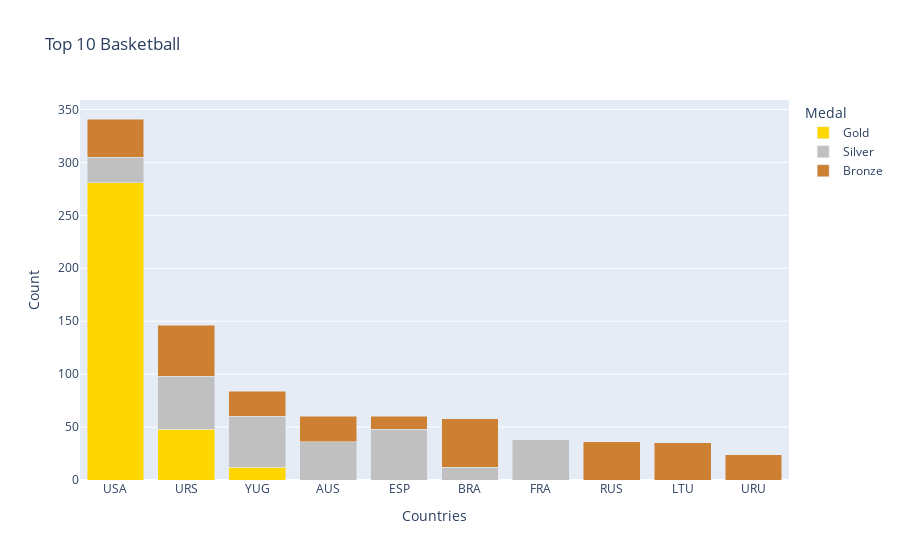

Notebook source saved alongside this figure:
### Code cell
plt_top_basket = px.bar(top_ten_basket, x="NOC", y=["Gold", "Silver", "Bronze"],
                        barmode="stack", 
                        title="Top 10 Basketball",
                        color_discrete_sequence=['#FFD700', '#C0C0C0', '#CD7F32'])
plt_top_basket.update_layout(legend_title_text="Medal", 
                                yaxis_title="Count",
                                xaxis_title="Countries")
plt_top_basket.show()

### Figure 1 — Plotly figure (JSON) as saved in the notebook; plotly's stock layout.template omitted (floating-point values rounded to 4 significant figures)
{"data": [{"alignmentgroup": "True", "hovertemplate": "variable=Gold<br>NOC=%{x}<br>value=%{y}<extra></extra>", "legendgroup": "Gold", "marker": {"color": "#FFD700", "pattern": {"shape": ""}}, "name": "Gold", "offsetgroup": "Gold", "orientation": "v", "showlegend": true, "textposition": "auto", "type": "bar", "x": ["USA", "URS", "YUG", "AUS", "ESP", "BRA", "FRA", "RUS", "LTU", "URU"], "xaxis": "x", "y": [281, 48, 12, 0, 0, 0, 0, 0, 0, 0], "yaxis": "y"}, {"alignmentgroup": "True", "hovertemplate": "variable=Silver<br>NOC=%{x}<br>value=%{y}<extra></extra>", "legendgroup": "Silver", "marker": {"color": "#C0C0C0", "pattern": {"shape": ""}}, "name": "Silver", "offsetgroup": "Silver", "orientation": "v", "showlegend": true, "textposition": "auto", "type": "bar", "x": ["USA", "URS", "YUG", "AUS", "ESP", "BRA", "FRA", "RUS", "LTU", "URU"], "xaxis": "x", "y": [24, 50, 48, 36, 48, 12, 38, 0, 0, 0], "yaxis": "y"}, {"alignmentgroup": "True", "hovertemplate": "variable=Bronze<br>NOC=%{x}<br>value=%{y}<extra></extra>", "legendgroup": "Bronze", "marker": {"color": "#CD7F32", "pattern": {"shape": ""}}, "name": "Bronze", "offsetgroup": "Bronze", "orientation": "v", "showlegend": true, "textposition": "auto", "type": "bar", "x": ["USA", "URS", "YUG", "AUS", "ESP", "BRA", "FRA", "RUS", "LTU", "URU"], "xaxis": "x", "y": [36, 48, 24, 24, 12, 46, 0, 36, 35, 24], "yaxis": "y"}], "layout": {"barmode": "stack", "legend": {"title": {"text": "Medal"}, "tracegroupgap": 0}, "title": {"text": "Top 10 Basketball"}, "xaxis": {"anchor": "y", "domain": [0, 1], "title": {"text": "Countries"}}, "yaxis": {"anchor": "x", "domain": [0, 1], "title": {"text": "Count"}}}}
